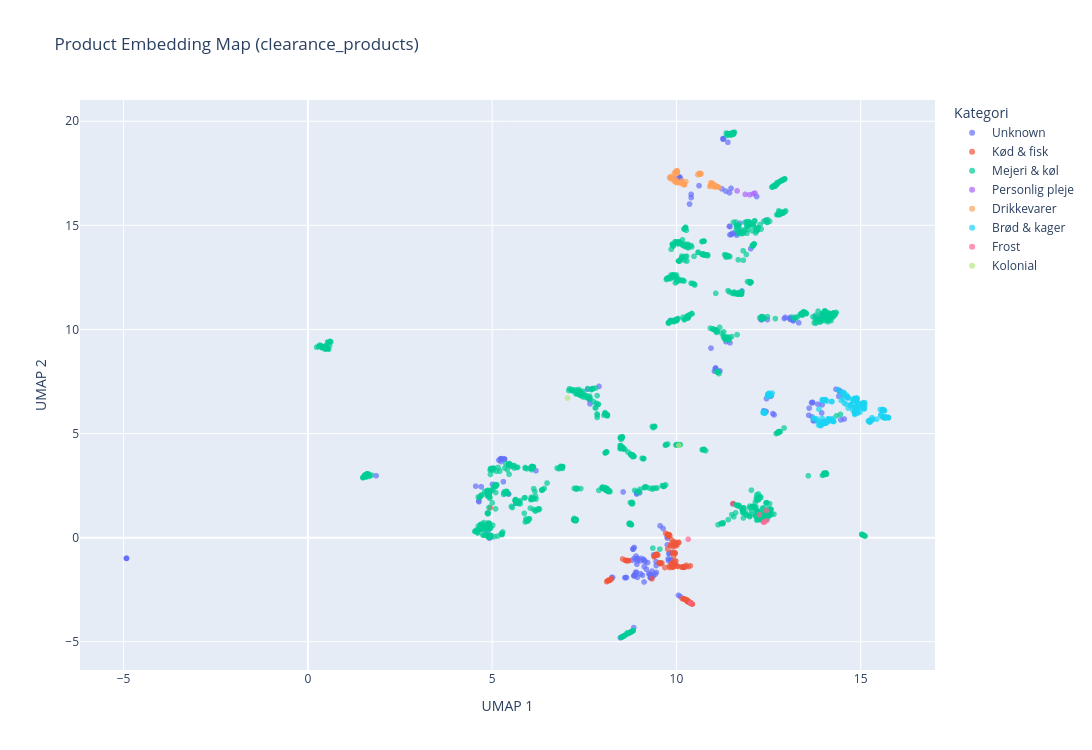

The cell this chart's notebook holds for it:
### Code cell
fig = px.scatter(
    x=product_coords[:, 0],
    y=product_coords[:, 1],
    color=product_cat1,
    hover_name=product_descriptions,
    hover_data={"ean": product_ids, "category_1": product_cat1, "category_2": product_cat2},
    title="Product Embedding Map (clearance_products)",
    labels={"x": "UMAP 1", "y": "UMAP 2", "color": "Kategori"},
    opacity=0.7,
    width=1100,
    height=750,
)
fig.update_traces(marker=dict(size=6))
fig.show()

### Figure 1 — Plotly figure (JSON) as saved in the notebook; plotly's stock layout.template omitted (floating-point values rounded to 4 significant figures; data arrays with more than 128 entries replaced by an {"elided": "..."} marker saying what was removed)
{"data": [{"customdata": {"elided": "213x3 str values"}, "hovertemplate": "<b>%{hovertext}</b><br><br>Kategori=Unknown<br>UMAP 1=%{x}<br>UMAP 2=%{y}<br>ean=%{customdata[0]}<br>category_1=%{customdata[1]}<br>category_2=%{customdata[2]}<extra></extra>", "hovertext": {"elided": "213 str values"}, "legendgroup": "Unknown", "marker": {"color": "#636efa", "opacity": 0.7, "size": 6, "symbol": "circle"}, "mode": "markers", "name": "Unknown", "showlegend": true, "type": "scattergl", "x": {"elided": "213 float values"}, "xaxis": "x", "y": {"elided": "213 float values"}, "yaxis": "y"}, {"customdata": {"elided": "136x3 str values"}, "hovertemplate": "<b>%{hovertext}</b><br><br>Kategori=Kød & fisk<br>UMAP 1=%{x}<br>UMAP 2=%{y}<br>ean=%{customdata[0]}<br>category_1=%{customdata[1]}<br>category_2=%{customdata[2]}<extra></extra>", "hovertext": {"elided": "136 str values"}, "legendgroup": "Kød & fisk", "marker": {"color": "#EF553B", "opacity": 0.7, "size": 6, "symbol": "circle"}, "mode": "markers", "name": "Kød & fisk", "showlegend": true, "type": "scattergl", "x": {"elided": "136 float values"}, "xaxis": "x", "y": {"elided": "136 float values"}, "yaxis": "y"}, {"customdata": {"elided": "1218x3 str values"}, "hovertemplate": "<b>%{hovertext}</b><br><br>Kategori=Mejeri & køl<br>UMAP 1=%{x}<br>UMAP 2=%{y}<br>ean=%{customdata[0]}<br>category_1=%{customdata[1]}<br>category_2=%{customdata[2]}<extra></extra>", "hovertext": {"elided": "1218 str values"}, "legendgroup": "Mejeri & køl", "marker": {"color": "#00cc96", "opacity": 0.7, "size": 6, "symbol": "circle"}, "mode": "markers", "name": "Mejeri & køl", "showlegend": true, "type": "scattergl", "x": {"elided": "1218 float values"}, "xaxis": "x", "y": {"elided": "1218 float values"}, "yaxis": "y"}, {"customdata": [["4000980722318", "Personlig pleje", "Helse & kosttilskud"], ["5706911031533", "Personlig pleje", "Helse & kosttilskud"], ["5706911031540", "Personlig pleje", "Helse & kosttilskud"], ["5745000625635", "Personlig pleje", "Helse & kosttilskud"], ["7350000552447", "Personlig pleje", "Helse & kosttilskud"]], "hovertemplate": "<b>%{hovertext}</b><br><br>Kategori=Personlig pleje<br>UMAP 1=%{x}<br>UMAP 2=%{y}<br>ean=%{customdata[0]}<br>category_1=%{customdata[1]}<br>category_2=%{customdata[2]}<extra></extra>", "hovertext": ["JORDBÆR DRIK HIGH PROTEIN", "ONE MEAL CHOKO PROTEIN LAB", "ONE MEAL VANIL. PROTEIN LAB", "PROTEIN HINDBÆR BOLD", "YOPRO DRINK STRAWBERRY"], "legendgroup": "Personlig pleje", "marker": {"color": "#ab63fa", "opacity": 0.7, "size": 6, "symbol": "circle"}, "mode": "markers", "name": "Personlig pleje", "showlegend": true, "type": "scattergl", "x": [11.87, 12.13, 12.08, 11.65, 11.99], "xaxis": "x", "y": [16.49, 16.55, 16.51, 16.65, 16.47], "yaxis": "y"}, {"customdata": {"elided": "68x3 str values"}, "hovertemplate": "<b>%{hovertext}</b><br><br>Kategori=Drikkevarer<br>UMAP 1=%{x}<br>UMAP 2=%{y}<br>ean=%{customdata[0]}<br>category_1=%{customdata[1]}<br>category_2=%{customdata[2]}<extra></extra>", "hovertext": ["ÆBLE/DRUE/PÆRE INNOCENT", "AG. ÆBLE & LIME GREENS", "AG./ÆBLE/CITRON GREENS", "RB, ÆBLE & KIR. GREENS", "ÆBLE KIWI & AG. INNOCENT", "SUMMER CRUSH INNOCENT", "BLUE SPARK 0.75 L", "ÆBLEJUICE 330 ML", "ÆBLE/HIND JUICE INNOCENT", "INNOCENT BLÅBÆR/SOL/ 900 ML +PANT", "CITRUS SHIELD 0.75 L", "TROPICALJUICE INNOCENT", "ÆBLEJUICE INNOCENT", "APPELSINJUICE INNOCENT", "JUICE APPELSIN INNOCENT", "ENERGISE SMOOTH INNOCENT", "ENERGISE INNOCENT", "RECHARGE SMOOTH INNOCENT", "ANTIOXIDANT SMO INNOCENT", "ANTIOXIDANT INNOCENT", "DEFENCE INNOCENT", "APPELSIN/MANGO INNOCENT", "SMOOTHIE JORDBÆR INNOCENT", "APPELSIN/MANGO INNOCENT", "ØKO JUICE RABARBER GOD MORGEN", "PRESSET APPELS. VALSØLILLE", "APPELSIN JUICE VALSØLILLE", "VITAMIN SMOOTHIE VALSØLILLE", "FOCUS SMOOTHIE VALSØLILLE", "CITRON LEMONADE VALSØLILLE", "DRAGEFRUGT VALSØLILLE", "GOD MORGEN ÆBLE GOD MORGEN", "INGEFÆR SHOT GOD MORGEN", "DRAGTASTISK VALSØLILLE", "ENERGI SHOT GOD MORGEN", "APPELSIN U/FRUG VALSØLILLE", "HINDBÆR DRIK VALSØLILLE", "ÆBLE & HINDBÆR VALSØLILLE", "FERSK./PASS. VALSØLILLE", "INGEFÆRSHOT ØGO", "TROPICALJUICE SALLING", "APPELSINJUICE SALLING ØKO", "ÆBLEJUICE SALLING ØKO", "ÆBLEJUICE SALLING", "JUICE APPELSIN FRUGTKOMPAGNIET", "JUICE MULTIFRUGT FRUGTKOMPAGNIET", "JUICE ÆBLE FRUGTKOMPAGNIET", "JUICE APPELSIN ØGO", "JUICE ÆBLE ØGO", "SMOOTHIE JORDBÆR PREMIEUR", "SMOOTHIE MANGO PREMIEUR", "SMOOTHIE JORDBÆR FRUGTKOMPAGNIET", "NEKTAR ÆBLE FRUGTKOMPAGNIET", "NEKTAR APPELSIN FRUGTKOMPAGNIET", "ÆBLENEKTAR SALLING", "APPELSINNEKTAR SALLING", "SMOOTHIE ÆBLE, MANGO PREMIEUR", "SMOOTHIE ÆBLE, MANGO PREMIUER", "INGEFÆRSHOT/ÆBL SALLING ØKO", "JORDBÆR/BANAN PRINCIP", "MANGO/BANAN PRINCIP", "GREEN CHIA PRINCIP", "INGEFÆRSHOT SALLING", "SMOOTHIE ÆBLE S GOOD GUT", "JUICY VILDE BÆR GOOD GUT", "GINGERSHOT ÆBLE INNOCENT", "GUT HEALTH SHOT INNOCENT", "WAKE UP SHOT INNOCENT"], "legendgroup": "Drikkevarer", "marker": {"color": "#FFA15A", "opacity": 0.7, "size": 6, "symbol": "circle"}, "mode": "markers", "name": "Drikkevarer", "showlegend": true, "type": "scattergl", "x": [10.02, 11.02, 11.01, 11.04, 10.02, 10.0, 10.03, 9.846, 10.03, 9.999, 10.02, 9.982, 9.932, 10.16, 10.26, 10.97, 10.97, 10.93, 10.97, 10.98, 10.95, 10.95, 11.02, 10.94, 10.02, 10.14, 10.11, 10.93, 10.91, 10.19, 10.22, 9.854, 10.62, 10.2, 10.58, 10.09, 10.21, 9.989, 10.22, 10.64, 9.966, 9.943, 9.859, 9.841, 9.993, 9.945, 9.826, 10.03, 9.848, 11.11, 11.16, 11.06, 9.819, 9.997, 9.83, 9.987, 11.07, 11.1, 10.64, 11.1, 11.11, 11.05, 10.67, 11.03, 10.0, 10.63, 10.66, 10.66], "xaxis": "x", "y": [17.62, 16.9, 16.89, 16.85, 17.57, 17.59, 17.59, 17.26, 17.56, 17.61, 17.59, 17.57, 17.34, 17.14, 17.09, 16.99, 16.98, 17.04, 17.0, 17.02, 17.02, 16.95, 16.92, 16.96, 17.5, 17.02, 17.03, 16.89, 16.87, 16.97, 16.95, 17.29, 17.49, 16.96, 17.44, 17.06, 16.97, 17.1, 16.96, 17.49, 17.54, 17.12, 17.26, 17.33, 17.18, 17.5, 17.31, 17.08, 17.24, 16.86, 16.82, 16.88, 17.29, 17.05, 17.27, 17.08, 16.86, 16.86, 17.46, 16.86, 16.86, 16.92, 17.48, 16.85, 17.59, 17.5, 17.46, 17.47], "yaxis": "y"}, {"customdata": {"elided": "166x3 str values"}, "hovertemplate": "<b>%{hovertext}</b><br><br>Kategori=Brød & kager<br>UMAP 1=%{x}<br>UMAP 2=%{y}<br>ean=%{customdata[0]}<br>category_1=%{customdata[1]}<br>category_2=%{customdata[2]}<extra></extra>", "hovertext": {"elided": "166 str values"}, "legendgroup": "Brød & kager", "marker": {"color": "#19d3f3", "opacity": 0.7, "size": 6, "symbol": "circle"}, "mode": "markers", "name": "Brød & kager", "showlegend": true, "type": "scattergl", "x": {"elided": "166 float values"}, "xaxis": "x", "y": {"elided": "166 float values"}, "yaxis": "y"}, {"customdata": [["5712872981480", "Frost", "Færdigretter på frost"], ["5712874230159", "Frost", "Færdigretter på frost"], ["5712877468016", "Frost", "Kød & fisk"], ["5712877725676", "Frost", "Færdigretter på frost"], ["5712877725690", "Frost", "Færdigretter på frost"], ["5712877727915", "Frost", "Færdigretter på frost"], ["5745001048471", "Frost", "Kød & fisk"]], "hovertemplate": "<b>%{hovertext}</b><br><br>Kategori=Frost<br>UMAP 1=%{x}<br>UMAP 2=%{y}<br>ean=%{customdata[0]}<br>category_1=%{customdata[1]}<br>category_2=%{customdata[2]}<extra></extra>", "hovertext": ["JAPANSKE RIS NÆMT", "STEGTE RIS SALLING NU", "GYROS NÆMT", "GYOZA GRØNTSAG SALLING NU", "GYOZA KYLLING NÆMT", "GYOZA KYLLING SALLING NU", "FLÆSK M/SVÆR 0,9-1,2 SALLING"], "legendgroup": "Frost", "marker": {"color": "#FF6692", "opacity": 0.7, "size": 6, "symbol": "circle"}, "mode": "markers", "name": "Frost", "showlegend": true, "type": "scattergl", "x": [12.44, 12.25, 10.32, 12.36, 12.44, 12.38, 10.39], "xaxis": "x", "y": [1.307, 1.105, -0.07509, 0.7456, 0.8121, 0.7448, -3.137], "yaxis": "y"}, {"customdata": [["5712875901034", "Kolonial", "Færdigretter & supper"], ["7350090456045", "Kolonial", "Olie, eddike, dressing & sauce"]], "hovertemplate": "<b>%{hovertext}</b><br><br>Kategori=Kolonial<br>UMAP 1=%{x}<br>UMAP 2=%{y}<br>ean=%{customdata[0]}<br>category_1=%{customdata[1]}<br>category_2=%{customdata[2]}<extra></extra>", "hovertext": ["FORKOGTE ÆG NÆMT", "HVIDLØGS DRES SUPER KRÆS"], "legendgroup": "Kolonial", "marker": {"color": "#B6E880", "opacity": 0.7, "size": 6, "symbol": "circle"}, "mode": "markers", "name": "Kolonial", "showlegend": true, "type": "scattergl", "x": [10.06, 7.045], "xaxis": "x", "y": [4.437, 6.706], "yaxis": "y"}], "layout": {"height": 750, "legend": {"title": {"text": "Kategori"}, "tracegroupgap": 0}, "title": {"text": "Product Embedding Map (clearance_products)"}, "width": 1100, "xaxis": {"anchor": "y", "domain": [0, 1], "title": {"text": "UMAP 1"}}, "yaxis": {"anchor": "x", "domain": [0, 1], "title": {"text": "UMAP 2"}}}}
